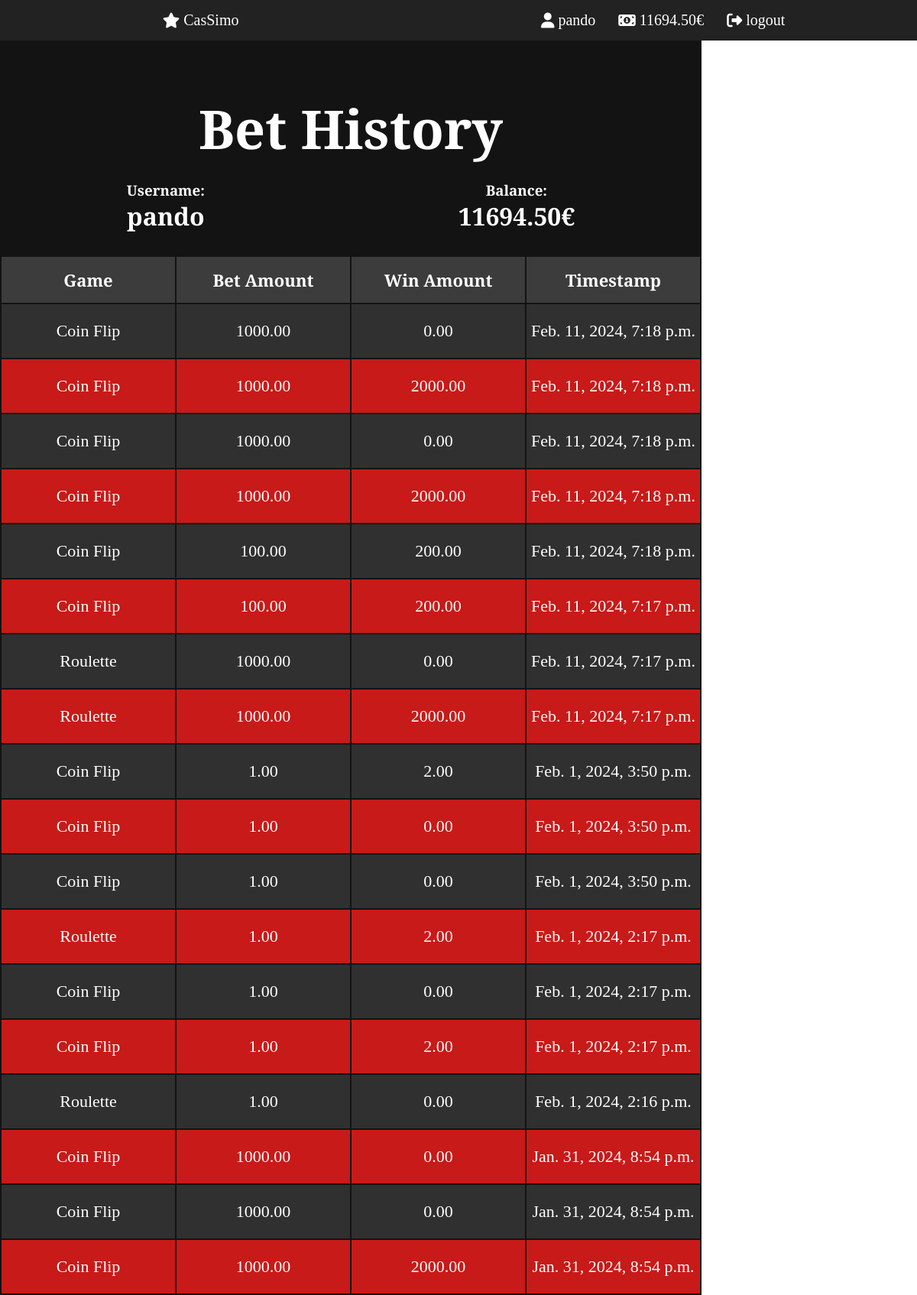
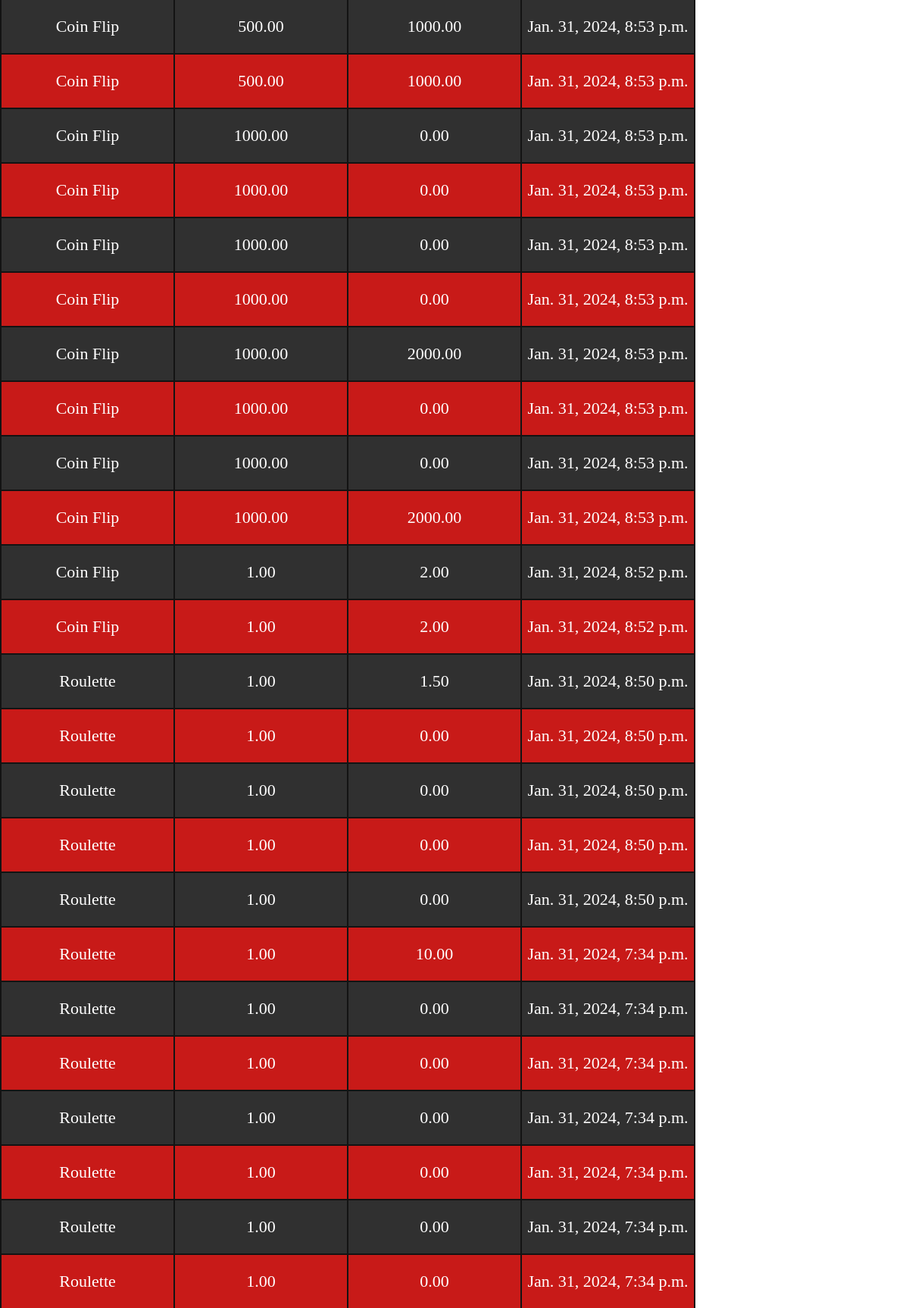
Screenshot of /bet-history/ (signed in, upper part) with the database file from the repository (2 pictures, top to bottom).
### mainpage/models.py (models this page shows, shortened)
class User(models.Model):
    user = models.OneToOneField(UserProfile, on_delete=models.CASCADE)
    username = models.CharField(max_length=50)
    money = models.DecimalField(default=100, max_digits=10, decimal_places=2)

class BetHistory(models.Model):
    user = models.ForeignKey(User, on_delete=models.CASCADE)
    game = models.CharField(max_length=50)
    bet_amount = models.DecimalField(max_digits=10, decimal_places=2)
    win_amount = models.DecimalField(max_digits=10, decimal_places=2)
    timestamp = models.DateTimeField(auto_now_add=True)

### mainpage/views.py (the view)
# urls.py: path('bet-history/',views.bet_history,name='bet_history'),
@login_required(login_url='login')
def bet_history(request):
    if request.user.is_staff:
        all_bet_history = BetHistory.objects.all().order_by('-timestamp')
    else:
        user_profile = User.objects.get(user=request.user)
        all_bet_history = BetHistory.objects.filter(user=user_profile).order_by('-timestamp')
    context = {
        'all_bet_history': all_bet_history,
    }
    return render(request, 'mainpage/bet_history.html', context)

### mainpage/templates/mainpage/bet_history.html (shortened to what this page needs)
{% extends 'mainpage/main.html' %}
{% block content %}
    <div class="bet-history-container">
        <div class="bet-history-table-container">
            <h2 class="table-title">Bet History</h2>
            {% if not request.user.is_staff %}
            <div class="user-profile">
                <div class="username">
                    <h3>Username:</h3>
                    <h1>{{ request.user.username }}</h1>
                </div>
                <div class="user-balance">
                    <h3>Balance:</h3>
                    <h1>{{ request.user.user.money }}€</h1>
                </div>
            </div>
            {% endif %}
            <table class="bet-history-table">
                <thead class="bet-history-header">
                    <tr>
                        <th class="bet-history-header-cell">Game</th>
                        <th class="bet-history-header-cell">Bet Amount</th>
                        <th class="bet-history-header-cell">Win Amount</th>
                        <th class="bet-history-header-cell">Timestamp</th>
                    </tr>
                </thead>
                <tbody>
                    {% for entry in all_bet_history %}
                        <tr class="bet-history-row">
                            <td class="bet-history-row-cell">{{ entry.game }}</td>
                            <td class="bet-history-row-cell">{{ entry.bet_amount }}</td>
                            <td class="bet-history-row-cell">{{ entry.win_amount }}</td>
                            <td class="bet-history-row-cell">{{ entry.timestamp }}</td>
                        </tr>
                    {% endfor %}
                </tbody>
            </table>
        </div>
    </div>
{% endblock %}

### mainpage/templates/mainpage/main.html (shortened to what this page needs)
{% load static %}
<!DOCTYPE html>
<html lang="en">
<head>
    <link rel="stylesheet" type="text/css" href="{% static 'coinflip/css/styles.css' %}">
</head>
<body>
    <nav class="header-container">
        <div class="header-navbar">
            <ul class="header-user-actions">
                <li class="nav-item-container">
                    <a class="nav-item" href="{% url 'mainpage_index' %}"><i class="fa fa-star" aria-hidden="true"></i>CasSimo</a>
                </li>
            </ul>
            <ul class="header-user-info">
                <li class="nav-item-container">
                    <a class="nav-item" href="{% url 'bet_history' %}"><i class="fa fa-user"></i>{{ request.user.username }}</a>
                </li>
                {% if request.user.is_staff %}
                <li class="nav-item-container">
                    <a class="nav-item" href="{% url 'add_funds' %}"><i class="fa fa-money"></i>{{ request.user.user.money }}€</a>
                </li>
                {% else %}
                <li class="nav-item-container">
                    <div id="userMoney"><i class="fa fa-money"></i>{{ request.user.user.money }}€</div>
                </li>
                {% endif %}
                <li class="nav-item-container">
                    <a class="nav-item" href="{% url 'logout' %}"><i class="fa fa-sign-out"></i>logout</a>
                </li>
            </ul>
        </div>
    </nav>
{% block content %}
{% endblock %}
</body>
</html>

### games/static/coinflip/css/styles.css (style rules this page uses)
.header-container { display: flex; flex-direction: row; align-items: center; height: 53px; background-color: #222; position: fixed; width: 100%; }
.header-navbar { display: flex; gap: 10px; list-style-type: none; flex-direction: row; justify-content: space-around; width: 100%; align-items: center; }
.header-user-actions, .header-user-info { display: flex; flex-direction: row; list-style-type: none; gap: 15px; align-items: center; }
.header-user-actions li, .header-user-actions a, .header-user-info li, .header-user-info a { font-size: 20px; color: #fff; text-decoration: none; padding: 5px; transition: all ease-in-out 0.1s; }
.nav-item { display: flex; gap: 5px; align-items: center; }
#userMoney { cursor: default; display: flex; gap: 5px; align-items: center; }
.bet-history-container { justify-self: baseline; display: flex; flex-direction: column; align-items: center; background-color: #131313; color: #fff; cursor: default; }
.bet-history-table-container { margin-top: 100px; }
.table-title { font-size: 70px; text-align: center; padding: 20px; animation: pulse 1s infinite linear; }
.bet-history-table { text-align: center; font-size: 22px; }
.bet-history-header { background-color: #3c3c3c; height: 60px; }
.bet-history-header-cell { width: 225px; }
.bet-history-row { height: 70px; }
.bet-history-row:nth-child(odd) { background-color: #303030; }
.bet-history-row:nth-child(even) { background-color: #c81a18; }
.bet-history-row-cell { padding: 5px; }
.user-profile { display: flex; justify-content: space-around; text-align: center; margin-bottom: 30px; }
* { margin: 0; font-family: "Bitter", serif; }
a { all: unset; }

### rows the page displays
BetHistory: game "Coin Flip", bet_amount "1000.00", win_amount "0.00", timestamp "Feb. 11, 2024, 7:18 p.m."
BetHistory: game "Coin Flip", bet_amount "1000.00", win_amount "2000.00", timestamp "Feb. 11, 2024, 7:18 p.m."
BetHistory: game "Coin Flip", bet_amount "1000.00", win_amount "0.00", timestamp "Feb. 11, 2024, 7:18 p.m."
BetHistory: game "Coin Flip", bet_amount "1000.00", win_amount "2000.00", timestamp "Feb. 11, 2024, 7:18 p.m."
BetHistory: game "Coin Flip", bet_amount "100.00", win_amount "200.00", timestamp "Feb. 11, 2024, 7:18 p.m."
BetHistory: game "Coin Flip", bet_amount "100.00", win_amount "200.00", timestamp "Feb. 11, 2024, 7:17 p.m."
BetHistory: game "Roulette", bet_amount "1000.00", win_amount "0.00", timestamp "Feb. 11, 2024, 7:17 p.m."
BetHistory: game "Roulette", bet_amount "1000.00", win_amount "2000.00", timestamp "Feb. 11, 2024, 7:17 p.m."
BetHistory: game "Coin Flip", bet_amount "1.00", win_amount "2.00", timestamp "Feb. 1, 2024, 3:50 p.m."
BetHistory: game "Coin Flip", bet_amount "1.00", win_amount "0.00", timestamp "Feb. 1, 2024, 3:50 p.m."
BetHistory: game "Coin Flip", bet_amount "1.00", win_amount "0.00", timestamp "Feb. 1, 2024, 3:50 p.m."
BetHistory: game "Roulette", bet_amount "1.00", win_amount "2.00", timestamp "Feb. 1, 2024, 2:17 p.m."
BetHistory: game "Coin Flip", bet_amount "1.00", win_amount "0.00", timestamp "Feb. 1, 2024, 2:17 p.m."
BetHistory: game "Coin Flip", bet_amount "1.00", win_amount "2.00", timestamp "Feb. 1, 2024, 2:17 p.m."
BetHistory: game "Roulette", bet_amount "1.00", win_amount "0.00", timestamp "Feb. 1, 2024, 2:16 p.m."
BetHistory: game "Coin Flip", bet_amount "1000.00", win_amount "0.00", timestamp "Jan. 31, 2024, 8:54 p.m."
BetHistory: game "Coin Flip", bet_amount "1000.00", win_amount "0.00", timestamp "Jan. 31, 2024, 8:54 p.m."
BetHistory: game "Coin Flip", bet_amount "1000.00", win_amount "2000.00", timestamp "Jan. 31, 2024, 8:54 p.m."
BetHistory: game "Coin Flip", bet_amount "500.00", win_amount "1000.00", timestamp "Jan. 31, 2024, 8:53 p.m."
BetHistory: game "Coin Flip", bet_amount "500.00", win_amount "1000.00", timestamp "Jan. 31, 2024, 8:53 p.m."
BetHistory: game "Coin Flip", bet_amount "1000.00", win_amount "0.00", timestamp "Jan. 31, 2024, 8:53 p.m."
BetHistory: game "Coin Flip", bet_amount "1000.00", win_amount "0.00", timestamp "Jan. 31, 2024, 8:53 p.m."
BetHistory: game "Coin Flip", bet_amount "1000.00", win_amount "0.00", timestamp "Jan. 31, 2024, 8:53 p.m."
BetHistory: game "Coin Flip", bet_amount "1000.00", win_amount "0.00", timestamp "Jan. 31, 2024, 8:53 p.m."
BetHistory: game "Coin Flip", bet_amount "1000.00", win_amount "2000.00", timestamp "Jan. 31, 2024, 8:53 p.m."
BetHistory: game "Coin Flip", bet_amount "1000.00", win_amount "0.00", timestamp "Jan. 31, 2024, 8:53 p.m."
BetHistory: game "Coin Flip", bet_amount "1000.00", win_amount "0.00", timestamp "Jan. 31, 2024, 8:53 p.m."
BetHistory: game "Coin Flip", bet_amount "1000.00", win_amount "2000.00", timestamp "Jan. 31, 2024, 8:53 p.m."
BetHistory: game "Coin Flip", bet_amount "1.00", win_amount "2.00", timestamp "Jan. 31, 2024, 8:52 p.m."
BetHistory: game "Coin Flip", bet_amount "1.00", win_amount "2.00", timestamp "Jan. 31, 2024, 8:52 p.m."
BetHistory: game "Roulette", bet_amount "1.00", win_amount "1.50", timestamp "Jan. 31, 2024, 8:50 p.m."
BetHistory: game "Roulette", bet_amount "1.00", win_amount "0.00", timestamp "Jan. 31, 2024, 8:50 p.m."
BetHistory: game "Roulette", bet_amount "1.00", win_amount "0.00", timestamp "Jan. 31, 2024, 8:50 p.m."
BetHistory: game "Roulette", bet_amount "1.00", win_amount "0.00", timestamp "Jan. 31, 2024, 8:50 p.m."
BetHistory: game "Roulette", bet_amount "1.00", win_amount "0.00", timestamp "Jan. 31, 2024, 8:50 p.m."
BetHistory: game "Roulette", bet_amount "1.00", win_amount "10.00", timestamp "Jan. 31, 2024, 7:34 p.m."
BetHistory: game "Roulette", bet_amount "1.00", win_amount "0.00", timestamp "Jan. 31, 2024, 7:34 p.m."
BetHistory: game "Roulette", bet_amount "1.00", win_amount "0.00", timestamp "Jan. 31, 2024, 7:34 p.m."
BetHistory: game "Roulette", bet_amount "1.00", win_amount "0.00", timestamp "Jan. 31, 2024, 7:34 p.m."
BetHistory: game "Roulette", bet_amount "1.00", win_amount "0.00", timestamp "Jan. 31, 2024, 7:34 p.m."
BetHistory: game "Roulette", bet_amount "1.00", win_amount "0.00", timestamp "Jan. 31, 2024, 7:34 p.m."
BetHistory: game "Roulette", bet_amount "1.00", win_amount "0.00", timestamp "Jan. 31, 2024, 7:34 p.m."

### other values shown
{{ request.user.username }} "pando"
{{ request.user.user.money }} "11694.50"
